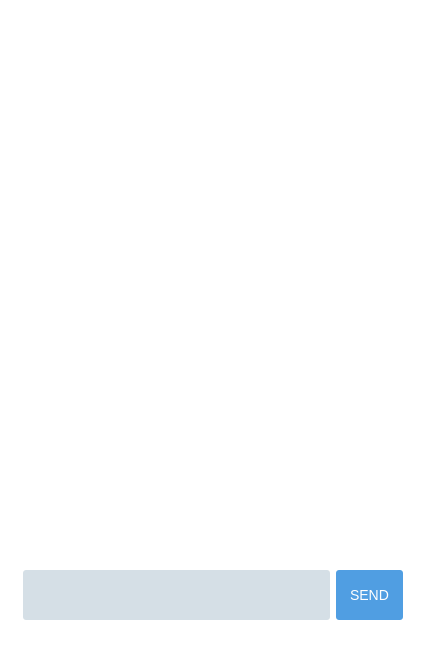
<?xml version="1.0" encoding="UTF-8"?>
<ui version="4.0">
 <class>ChatWindow</class>
 <widget class="QWidget" name="ChatWindow">
  <property name="geometry">
   <rect>
    <x>0</x>
    <y>0</y>
    <width>426</width>
    <height>645</height>
   </rect>
  </property>
  <property name="windowTitle">
   <string>Chat</string>
  </property>
  <property name="styleSheet">
   <string notr="true">#ChatWindow
{
background-color:white;
}
#messageGroupBox
{
border:none;
}
#messageEditBox
{
border:none;
background-color:#d5dfe6;
border-radius:3px;
color:#6d818f;
font-family: &quot;Proxima Nova Rg&quot;;
font-size:14px;
padding:7px;
}
#sendButton
{
background-color:#509ee2;
border:none;
border-radius:3px;
font-family: &quot;Proxima Nova Rg&quot;;
font-size:14px;
padding:14px;
color:white;
}
#sendButton:hover
{
background-color:rgb(75, 151, 213);
}
#scrollArea
{
background-color:transparent;
border:none;
}
#scrollAreaContents
{
background-color:transparent;
}
#scrollArea .QLabel
{
background-color:#509ee2;
font-family: &quot;Proxima Nova Rg&quot;;
color:white;
font-size:14px;
padding:10px;
margin-left:50px;
border-radius:3px;
}
#scrollArea .QLabel[my=&quot;true&quot;]
{
background-color:#f1f5f8;
margin-left:0px;
margin-right:50px;
color:#444444;
}
</string>
  </property>
  <layout class="QVBoxLayout" name="verticalLayout">
   <item>
    <widget class="QScrollArea" name="scrollArea">
     <property name="sizePolicy">
      <sizepolicy hsizetype="Expanding" vsizetype="Preferred">
       <horstretch>0</horstretch>
       <verstretch>0</verstretch>
      </sizepolicy>
     </property>
     <property name="autoFillBackground">
      <bool>false</bool>
     </property>
     <property name="widgetResizable">
      <bool>true</bool>
     </property>
     <widget class="QWidget" name="scrollAreaContents">
      <property name="geometry">
       <rect>
        <x>0</x>
        <y>0</y>
        <width>408</width>
        <height>541</height>
       </rect>
      </property>
      <layout class="QVBoxLayout" name="messagesVertialLayout">
       <property name="spacing">
        <number>6</number>
       </property>
       <property name="topMargin">
        <number>9</number>
       </property>
       <property name="bottomMargin">
        <number>9</number>
       </property>
      </layout>
     </widget>
    </widget>
   </item>
   <item>
    <widget class="QGroupBox" name="messageGroupBox">
     <property name="sizePolicy">
      <sizepolicy hsizetype="Preferred" vsizetype="Fixed">
       <horstretch>0</horstretch>
       <verstretch>0</verstretch>
      </sizepolicy>
     </property>
     <property name="minimumSize">
      <size>
       <width>0</width>
       <height>80</height>
      </size>
     </property>
     <property name="baseSize">
      <size>
       <width>0</width>
       <height>0</height>
      </size>
     </property>
     <property name="title">
      <string/>
     </property>
     <layout class="QHBoxLayout" name="horizontalLayout">
      <item>
       <widget class="QPlainTextEdit" name="messageEditBox">
        <property name="sizePolicy">
         <sizepolicy hsizetype="Expanding" vsizetype="Maximum">
          <horstretch>0</horstretch>
          <verstretch>0</verstretch>
         </sizepolicy>
        </property>
        <property name="maximumSize">
         <size>
          <width>16777215</width>
          <height>50</height>
         </size>
        </property>
        <property name="plainText">
         <string/>
        </property>
       </widget>
      </item>
      <item>
       <widget class="QPushButton" name="sendButton">
        <property name="sizePolicy">
         <sizepolicy hsizetype="Minimum" vsizetype="Preferred">
          <horstretch>0</horstretch>
          <verstretch>0</verstretch>
         </sizepolicy>
        </property>
        <property name="maximumSize">
         <size>
          <width>16777215</width>
          <height>50</height>
         </size>
        </property>
        <property name="text">
         <string>SEND</string>
        </property>
       </widget>
      </item>
     </layout>
    </widget>
   </item>
  </layout>
 </widget>
 <resources/>
 <connections/>
</ui>
